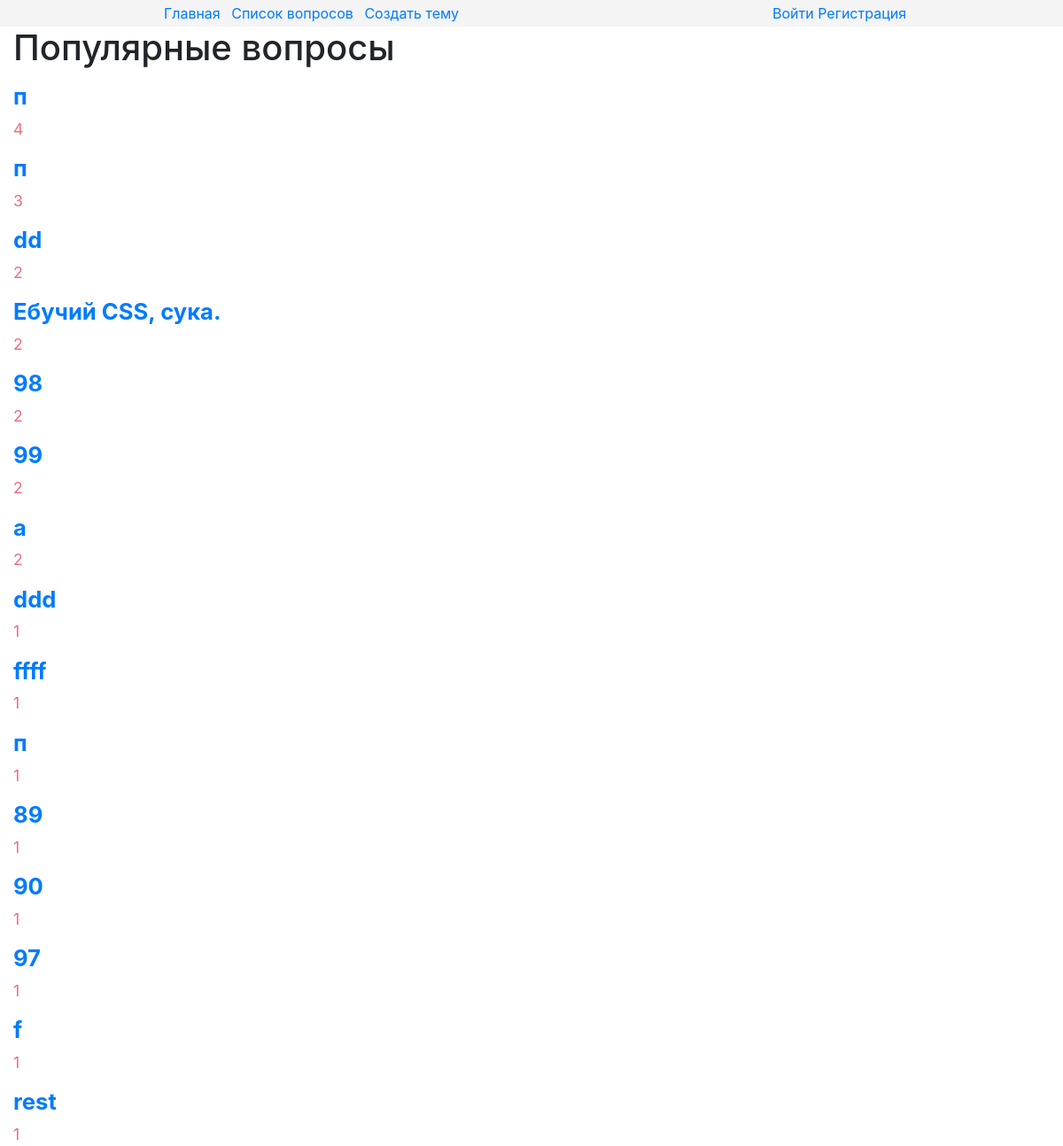
/, run on an earlier commit of the app's database.
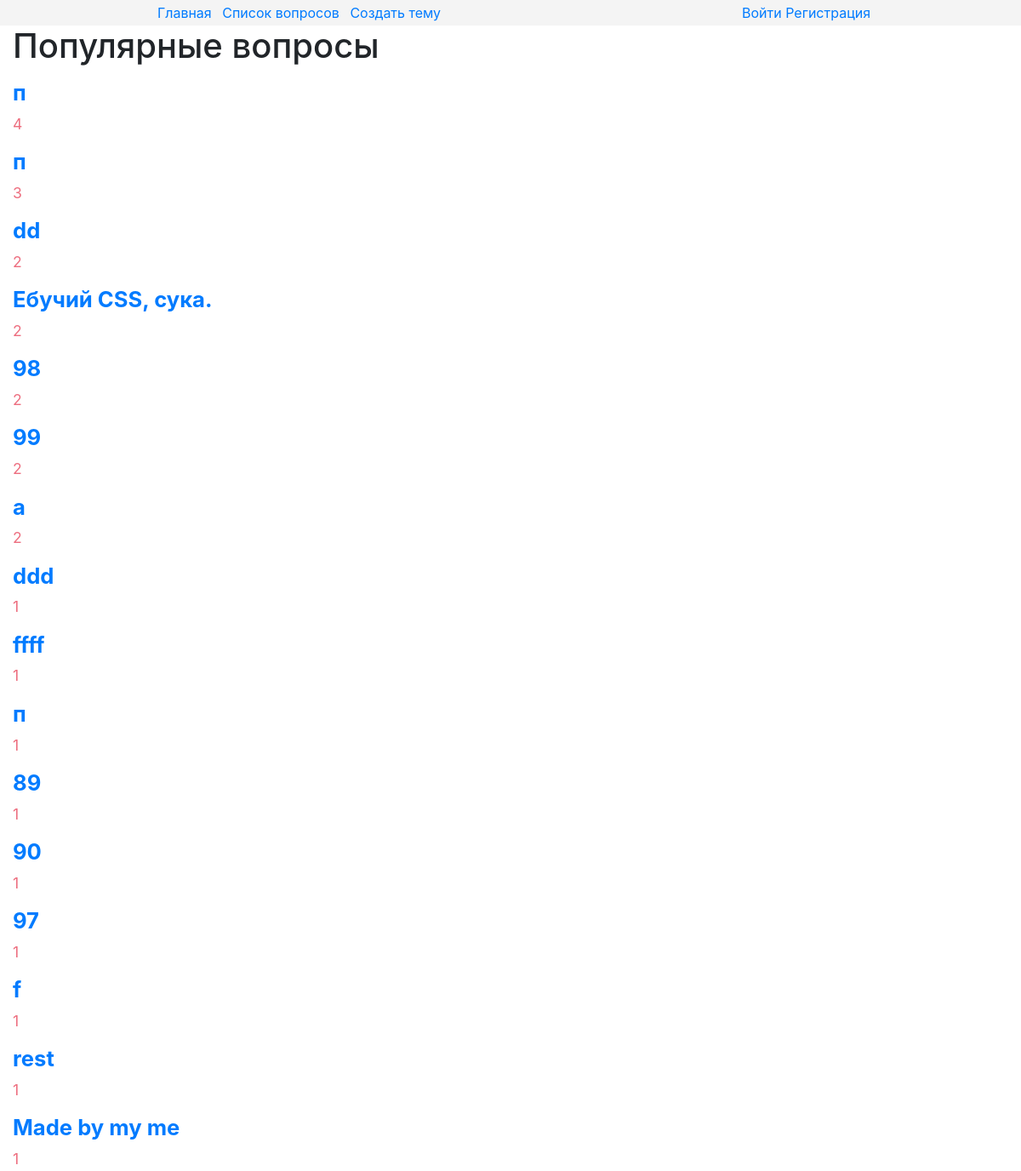
And on a later commit of the database.
### core/models.py (models this page shows, shortened)
class Topic(models.Model):
    title = models.CharField(max_length=40)
    description = models.TextField()
    author = models.ForeignKey(settings.AUTH_USER_MODEL, related_name="topics", on_delete=PROTECT)
    pub_date = models.DateTimeField(auto_now_add=True)
    update_date = models.DateTimeField(auto_now=True)
    comments = GenericRelation(Comment, related_query_name="topic", content_type_field="model_type")
    likes = GenericRelation(Like, related_query_name="topic", content_type_field="model_type")
    class Meta:
        ordering = ("-pub_date","title")

### core/views.py (the view)
# urls.py: url(r"^$", views.IndexView.as_view(), name="index"),
class IndexView(ListView):
    model = Topic
    template_name = "core/index.html"
    def get_queryset(self):
        queryset = super(IndexView, self).get_queryset()
        queryset = queryset.annotate(likes_count=models.Count("likes")).order_by("-likes_count").filter(likes_count__gt=0)
        return queryset[0:20]

### core/templates/core/index.html (shortened to what this page needs)
{% extends "core/patterns/parents/main.html" %}
{% load static %}
{% block extra_head %}
    <link type="text/css" rel="stylesheet" href="{% static "core/index.css" %}">
{% endblock %}
{% block header %}{% include "core/patterns/includes/header.html" %}{% endblock %}
{% block content %}
    <h1>Популярные вопросы</h1>
    {% for object in object_list %}
        <div class="object">
            <h4><a href="{% url "core:detail" object.id %}" id="{{ object.id }}"><div class="topic"> {{ object.title }} </div></a></h4>
            <div class="likes">{{ object.likes.count }}</div>
        </div>
    {% endfor %}
{% endblock %}

What changed in the data, as far as the page shows it:
added Topic: title "Made by my me", likes.count "1"
